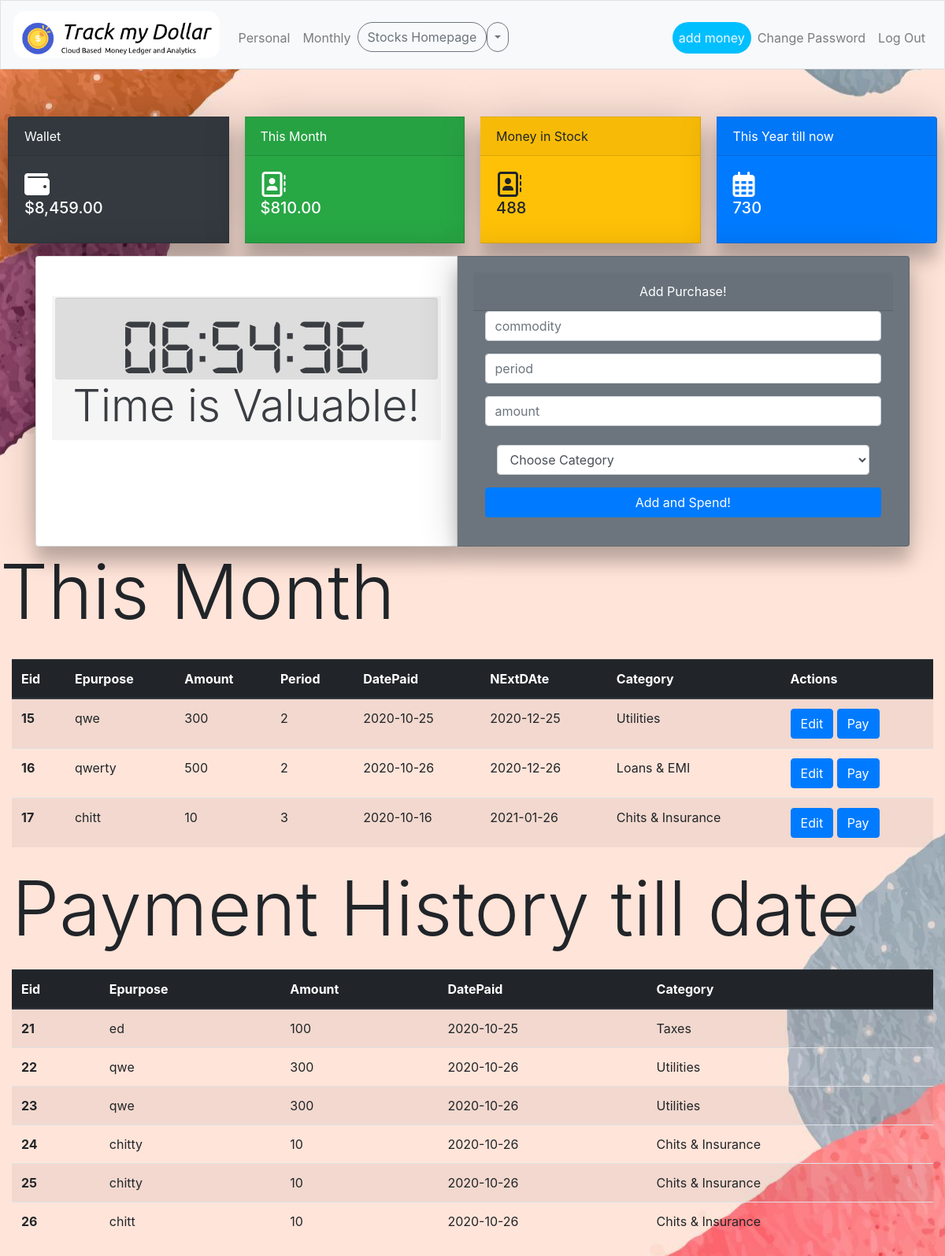
Page /education (signed in) on the committed database.
### tables this page shows
CREATE TABLE "education" (
	"eid"	INTEGER NOT NULL,
	"epurpose"	VARCHAR(30),
	"amount"	INTEGER,
	"datestamp"	date NOT NULL DEFAULT CURRENT_DATE,
	"period"	INTEGER,
	"duedate"	date NOT NULL,
	"user_id"	INTEGER,
	"status"	INTEGER NOT NULL DEFAULT 1,
	"category"	VARCHAR(30),
	PRIMARY KEY("eid" AUTOINCREMENT)
);

CREATE TABLE "paymenthistory" (
	"user_id"	INTEGER NOT NULL,
	"paymentpurpose"	VARCHAR(30),
	"amount"	INTEGER,
	"datestamp"	date NOT NULL DEFAULT CURRENT_DATE,
	"pay_id"	INTEGER NOT NULL,
	"category"	VARCHAR(30),
	"pid"	INTEGER,
	"eid"	INTEGER,
	PRIMARY KEY("pay_id" AUTOINCREMENT)
);

### app.py (the view)
@app.route("/education",methods=["GET", "POST"])
@login_required
def education():
    if request.method == "POST":
        epurpose = request.form.get("epurpose")
        amount = request.form.get("amount")
        period = request.form.get("period")
        category = request.form.get("category")
        try:
            amount = int(amount)
            period = int(period)
            category = str(category)
        except:
            return apology("please check your inputs")
        if not epurpose:
            return apology("Missing  commodity!")
        elif not amount:
            return apology("Missing number of shares!")
        elif int(amount)<= 0:
            return apology("enter a proper value")
        else:
            rows = db.execute("SELECT cash FROM users WHERE id=:id",id=session["user_id"])
            cash = rows[0]["cash"]
            updated_cash = cash - amount
            if updated_cash <0:
                return apology("cant afford")
            today = date.today()
            duedate = add_months(today,period)
            db.execute("UPDATE users SET cash=:updated_cash WHERE id=:id",updated_cash=updated_cash,id=session["user_id"])
            db.execute("INSERT INTO education (user_id,epurpose,amount,period,duedate,category) VALUES (:user_id,:epurpose,:amount,:period,:duedate,:category)",user_id=session["user_id"],epurpose=epurpose,amount=amount,period=period,duedate=duedate,category=category)
            temp_eid=db.execute("SELECT eid FROM education ORDER BY eid DESC LIMIT 1")
            temp_eid=temp_eid[0]["eid"]
            db.execute("INSERT INTO paymenthistory (user_id,amount,paymentpurpose,category,eid) VALUES (:user_id,:amount,:paymentpurpose,:category,:eid)",user_id=session["user_id"],amount=amount,paymentpurpose=epurpose,category=category,eid=temp_eid)
            flash("Educated!!")
            return redirect("/education")
    else:
            today = str(date.today())
            print(" PERSONAL TOODAY: ",today)
            today = today.split('-')
            print("SPLITEED",today)
            today_year = today[0]
            today_month= today[1]
            erows = db.execute("""SELECT eid,epurpose,amount,period,datestamp,duedate,status,category
            FROM education
            WHERE user_id = :user_id AND  strftime('%m', datestamp) = :today_month AND strftime('%Y', datestamp) = :today_year
            ORDER BY eid;
            """,user_id=session['user_id'],today_month=str(today_month),today_year=str(today_year))
            espendings = []
            grand_etotal =0
            for erow in erows:
                espendings.append({
                    "eid": erow["eid"],
                    "epurpose": erow["epurpose"],
                    "amount": erow["amount"],
                    "period": erow["period"],
                    "datestamp": erow["datestamp"],
                    "duedate": erow["duedate"],
                    "status" : erow["status"],
                    "category": erow["category"]
                })
                grand_etotal = grand_etotal + erow["amount"]
            cash = db.execute("SELECT cash FROM users WHERE id=:user_id",user_id=session["user_id"])
            cash = cash[0]["cash"]
            today=str(date.today())
            hprows = db.execute("""SELECT pay_id,paymentpurpose,amount,datestamp,category
            FROM paymenthistory
            WHERE user_id = :user_id AND category != "personal"
            ORDER BY pay_id;
            """,user_id=session['user_id'])
            hpspendings = []
            hpgrand_ptotal =0
            for hprow in hprows:
                hpspendings.append({
                    "payid": hprow["pay_id"],
                    "paymentpurpose": hprow["paymentpurpose"],
                    "amount": hprow["amount"],
                    "datestamp": hprow["datestamp"],
                    "category": hprow["category"]
                })
                hpgrand_ptotal = hpgrand_ptotal + hprow["amount"]
            stockmoney = db.execute("""SELECT SUM(price) ,SUM(shares) as totalShares
                                        FROM history
                                        WHERE user_id = :user_id
                                        GROUP BY stock_name
                                        HAVING totalShares >0;
                                        """,user_id=session['user_id'])
            try:
                stockmoney = int (stockmoney[0]['SUM(price)'])
            except:
                stockmoney = 0
            return render_template("education.html",espendings=espendings, cash =usd(cash), grand_etotal=usd(grand_etotal),today=today,hpspendings=hpspendings,hpgrand_ptotal=hpgrand_ptotal,stockmoney=stockmoney)

### app.py (called while the page is built)
@app.after_request
def after_request(response):
    response.headers["Cache-Control"] = "no-cache, no-store, must-revalidate"
    response.headers["Expires"] = 0
    response.headers["Pragma"] = "no-cache"
    return response

### helpers.py (called while the page is built)
def login_required(f):
    @wraps(f)
    def decorated_function(*args, **kwargs):
        if session.get("user_id") is None:
            return redirect("/login")
        return f(*args, **kwargs)
    return decorated_function

def usd(value):
    try:
        value = int(value)
    except :
        return 0
    return f"${value:,.2f}"

### templates/education.html (shortened to what this page needs)
{% extends "layout.html" %} {% block title %} Log In {% endblock %} {% block main %}
<div class="card-group">
    <div class="card text-white bg-dark mb-3" style="max-width: 18rem; margin: 10px;">
        <div class="card-header">Wallet</div>
        <div class="card-body">
            <i class="fas fa-wallet" style="font-size: xx-large;"></i>
            <span><h5 class="card-title">{{cash}}</h5></span>
        </div>
    </div>
    <div class="card text-white bg-success mb-3" style="max-width: 18rem; margin: 10px;">
        <div class="card-header">This Month</div>
        <div class="card-body">
            <i class="far fa-address-book" style="font-size: xx-large;"></i>
            <span><h5 class="card-title">{{grand_etotal}}</h5></span>
        </div>
    </div>
    <div class="card  bg-warning mb-3" style="max-width: 18rem; margin: 10px;">
        <div class="card-header">Money in Stock</div>
        <div class="card-body">
            <i class="far fa-address-book" style="font-size: xx-large;"></i>
            <span><h5 class="card-title">{{stockmoney}}</h5></span>
        </div>
    </div>
    <div class="card text-white bg-primary mb-3" style="max-width: 18rem; margin: 10px;">
        <div class="card-header">This Year till now</div>
        <div class="card-body">
            <i class="far fa-calendar-alt" style="font-size: xx-large;"></i>
            <span><h5 class="card-title">{{hpgrand_ptotal}}</h5></span>
        </div>
    </div>
</div>
<div class="card-group container">
    <div class="card wrapper" style="max-width: 40rem; ">
        <div class="card-body">
            <div class="clock-wrap container">
                <div class="clock">
                    <div class="clock__time ">
                    </div>
                </div>
                <h3 class="display-4">Time is Valuable!</h1>
            </div>
        </div>
    </div>
    <form action="/education" method="post" class="card text-white bg-secondary text-center container card-body" style="max-width: 80vw">
        <div class="card-header">Add Purchase!</div>
        <div class="form-group container">
            <input autocomplete="off" autofocus class="form-control" name="epurpose" placeholder="commodity" type="text">
        </div>
        <div class="form-group container">
            <input class="form-control" name="period" placeholder="period" type="number">
        </div>
        <div class="form-group container">
            <input class="form-control" name="amount" placeholder="amount" type="number">
            <div class="form-group container ">
                <select id="inputState" class="form-control container" name="category">
        <option selected>Choose Category</option>
      </select>
            </div>
            <button class="btn btn-primary container" type="pspend">Add and Spend!</button>
    </form>
    </div>
<h1 class="display-1">This Month</h1>
<main class="container-fluid">
    <table class="table table-striped  table-hover table-primay">
        <thead class="thead-dark">
            <tr>
                <th scope="col">Eid</th>
                <th scope="col">Epurpose</th>
                <th scope="col">Amount</th>
                <th scope="col">Period</th>
                <th scope="col">DatePaid</th>
                <th scope="col">NExtDAte</th>
                <th scope="col">Category</th>
                <th scope="col">Actions</th>
            </tr>
        </thead>
        <tbody>
            {% for espending in espendings: %}
            <tr>
                <th scope="row">{{espending["eid"]}}</th>
                <td>{{espending["epurpose"]}}</td>
                <td>{{espending["amount"]}}</td>
                <td>{{espending["period"]}}</td>
                <td>{{espending["datestamp"]}}</td>
                <td>{{espending["duedate"]}}</td>
                <td>{{espending["category"]}}</td>
                <td>
                    <button type="button" class="btn btn-primary" data-toggle="modal" data-target="#exampleModal" data-whatever="{{espending['epurpose']}}" data-link="/education/edit/{{espending['eid']}}" data-amount="{{espending['amount']}}" data-period="{{espending['period']}}"
                        data-datestamp="{{espending['datestamp']}}" data-status="{{espending['status']}}" data-category="{{espending['category']}}">Edit</button>
                    <button type="button" class="btn btn-primary" data-toggle="modal" data-target="#exampleModal2" data-whatever="{{espending['epurpose']}}" data-link="/education/pay/{{espending['eid']}}" data-amount="{{espending['amount']}}" data-period="{{espending['period']}}"
                        data-datestamp="{{today}}" data-status="{{espending['status']}}">Pay</button>
                </td>
            </tr>
            {% endfor %}
    </table>
    <h1 class="display-1 " style="border-style: none">Payment History till date</h1>
    <table class="table table-striped  table-hover">
        <thead class="thead-dark">
            <tr>
                <th scope="col">Eid</th>
                <th scope="col">Epurpose</th>
                <th scope="col">Amount</th>
                <th scope="col">DatePaid</th>
                <th scope="col">Category</th>
            </tr>
        </thead>
        {% for hpspending in hpspendings: %}
        <tr>
            <th scope="row">{{hpspending["payid"]}}</th>
            <td>{{hpspending["paymentpurpose"]}}</td>
            <td>{{hpspending["amount"]}}</td>
            <td>{{hpspending["datestamp"]}}</td>
            <td>{{hpspending["category"]}}</td>
        </tr>
        {% endfor %}
    </table>
</main>
{% endblock %}

### templates/layout.html (shortened to what this page needs)
<!DOCTYPE html>
<html lang="en">
<head>
    <link href="https://maxcdn.bootstrapcdn.com/bootstrap/4.1.3/css/bootstrap.min.css" rel="stylesheet">
    <link href="/static/styles.css" rel="stylesheet">
</head>
<body>
    <nav class="navbar navbar-expand-md navbar-light bg-light border" style="margin-bottom: 50px;">
        <a class="navbar-brand" href="/"><img src="/static/Track my Dollar.png" height="60" style="border-radius:15px ;" alt="Track my Dollar"> </a>
        <div class="collapse navbar-collapse" id="navbar">
            {% if session.user_id %}
            <ul class="navbar-nav mr-auto mt-2">
                <li><a class="nav-link" href="/personal">Personal</a></li>
                <li><a class="nav-link" href="/education">Monthly</a></li>
                <li>
                    <div class="btn-group">
                        <a href="/stock"><button type="button" class="btn btn-outline-secondary" style="border-radius: 20px;">Stocks Homepage</button></a>
                        <button type="button" class="btn btn-outline-secondary dropdown-toggle dropdown-toggle-split" style="border-radius: 20px;" data-toggle="dropdown" aria-haspopup="true" aria-expanded="false">
                        </button>
                    </div>
                </li>
            </ul>
            <ul class="navbar-nav ml-auto mt-2">
                <li class="nav-item"><a class="nav-link" style=" color: aliceblue; background-color: deepskyblue; border-radius: 100px; width: fit-content; height: fit-content;" href="/add">add money</a></li>
                <li class="nav-item"><a class="nav-link" href="/change_password">Change Password</a></li>
                <li class="nav-item"><a class="nav-link" href="/logout">Log Out</a></li>
            </ul>
            {% else %}
            <ul class="navbar-nav ml-auto mt-2">
                <li class="nav-item"><a class="nav-link" href="/register">Register</a></li>
                <li class="nav-item"><a class="nav-link" href="/login">Log In</a></li>
            </ul>
            {% endif %}
        </div>
    </nav>
     {% block main %}{% endblock %}
</body>
</html>

### static/styles.css (style rules this page uses)
nav .navbar-brand { font-size: xx-large; }
.card { box-shadow: 0 20px 20px rgba(0, 0, 0, 0.2), 0px 0px 50px rgba(0, 0, 0, 0.2); }
.table { margin-top: 20px; margin-bottom: 20px; }
body { background-image: url("/static/background.jpg"); background-repeat: no-repeat; background-position: center; }
main { overflow-x: auto; }
.clock-wrap { background-color: #F5F5F5; padding: 0.11rem 0.22rem; margin-top: 30px; display: inline-block; box-sizing: border-box; border-radius: 0.11rem; color: #3A3D42; text-align: center; }
.clock { text-align: center; box-shadow: 0px 0.055rem 0.055rem rgba(0, 0, 0, 0.08) inset; background-color: #DDD; border-radius: 4px; padding: 0.1rem 0.2rem; pointer-events: none; -webkit-user-select: none; -moz-user-select: none; user-select: none; }

### rows in the picture
education: eid "15", epurpose "qwe", amount "300", period "2", datestamp "2020-10-25", duedate "2020-12-25", category "Utilities"
education: eid "16", epurpose "qwerty", amount "500", period "2", datestamp "2020-10-26", duedate "2020-12-26", category "Loans & EMI"
education: eid "17", epurpose "chitt", amount "10", period "3", datestamp "2020-10-16", duedate "2021-01-26", category "Chits & Insurance"
paymenthistory: payid "21", paymentpurpose "ed", amount "100", datestamp "2020-10-25", category "Taxes"
paymenthistory: payid "22", paymentpurpose "qwe", amount "300", datestamp "2020-10-26", category "Utilities"
paymenthistory: payid "23", paymentpurpose "qwe", amount "300", datestamp "2020-10-26", category "Utilities"
paymenthistory: payid "24", paymentpurpose "chitty", amount "10", datestamp "2020-10-26", category "Chits & Insurance"
paymenthistory: payid "25", paymentpurpose "chitty", amount "10", datestamp "2020-10-26", category "Chits & Insurance"
paymenthistory: payid "26", paymentpurpose "chitt", amount "10", datestamp "2020-10-26", category "Chits & Insurance"

### other values in the picture
{{ cash }} "$8,459.00"
{{ grand_etotal }} "$810.00"
{{ stockmoney }} "488"
{{ hpgrand_ptotal }} "730"
